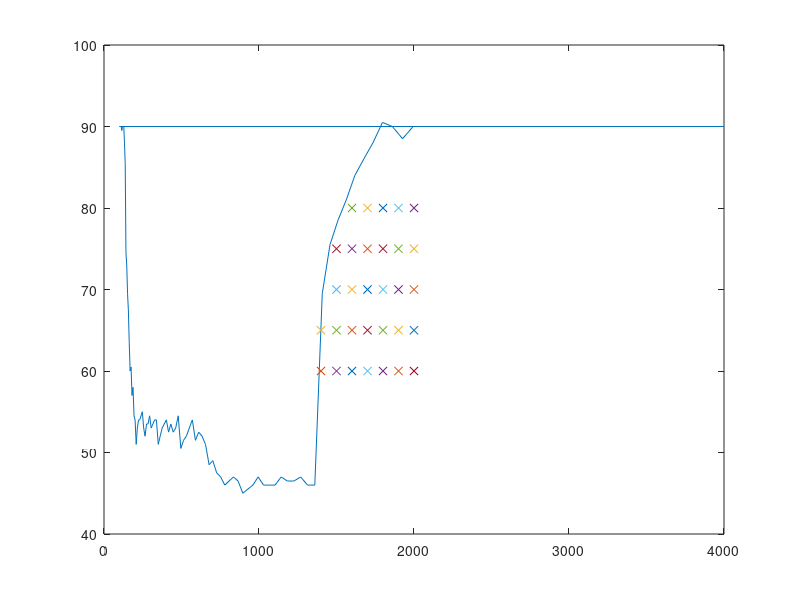

MATLAB code to generate this figure:

clear all
load thr

xv =  [freqs;freqs(1)];
yv =  [thrs;thrs(1)];
plot(xv,yv)

x = 500:100:2000;
y=60:5:80;
hold on
for i=1:length(x)
for j=1:length(y)
in = inpolygon(x(i),y(j),xv,yv);
if in==0
    plot(x(i),y(j),'x')
end
end
end